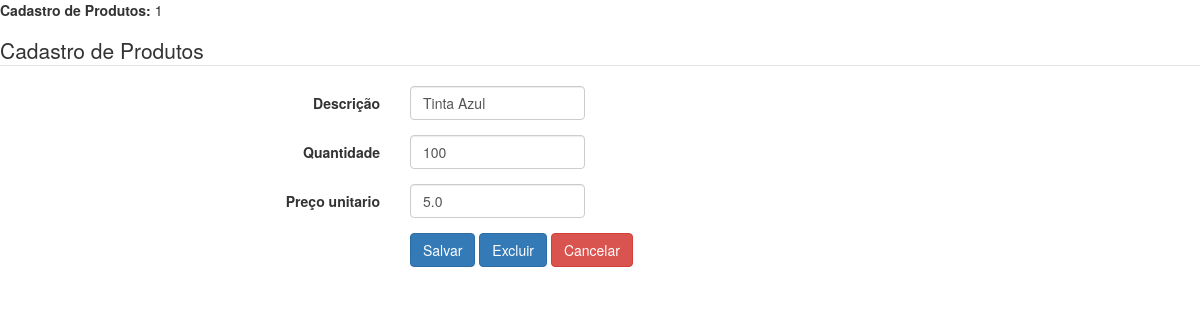
The page /produto/1/ on the database as committed earlier.
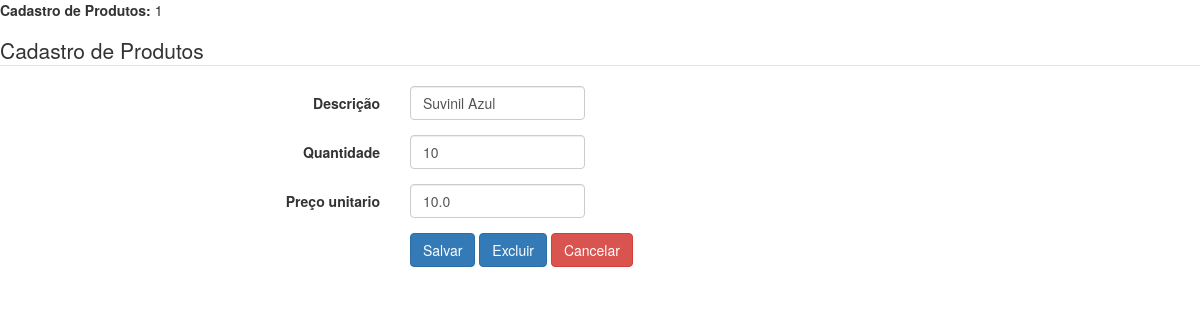
The same page on the database as committed later.
### tables this page shows
CREATE TABLE produto (
    id_produto INTEGER PRIMARY KEY AUTOINCREMENT,
    descricao VARCHAR(50) NOT NULL,
    quantidade INTEGER,
    preco_unitario REAl NOT NULL
);

### clientes.py (the view)
@app.route("/produto/<int:id_produto>/", methods = ["GET"])
def form_alterar_produto_api(id_produto):
    produto = consultar_produto(id_produto)
    if produto == None:
        return render_template("menu.html", mensagem = f"Esse produto não existe."), 404
    return render_template("form_produto.html", id_produto = id_produto, descricao = produto['descricao'], quantidade = produto['quantidade'], preco_unitario = produto['preco_unitario'])

### clientes.py (called while the page is built)
def row_to_dict(description, row):
    if row == None:
        return None
    d = {}
    for i in range(0, len(row)):
        d[description[i][0]] = row[i]
    return d

def conectar():
    return sqlite3.connect('clientes.db')

def consultar_produto(id_produto):
    with closing(conectar()) as con, closing(con.cursor()) as cur:
        cur.execute("SELECT id_produto, descricao, quantidade, preco_unitario FROM produto WHERE id_produto = ?", (id_produto, ))
        return row_to_dict(cur.description, cur.fetchone())

### templates/form_produto.html (shortened to what this page needs)
<!DOCTYPE html>
<html>
<head>
    <link href="//maxcdn.bootstrapcdn.com/bootstrap/3.3.0/css/bootstrap.min.css" rel="stylesheet" id="bootstrap-css">
</head>
<body>
    <form class="form-horizontal" action="/produto/{{id_produto}}/" method="POST" id="form_principal">
        {% if id_produto != 'novo'%}
        <p>
            <label>Cadastro de Produtos:</label> {{id_produto}}
        </p>
        {% endif %}
        <legend>Cadastro de Produtos</legend>
        <div class="form-group">
            <label class="col-md-4 control-label" for="descricao">Descrição</label>
            <div class="col-md-2">
                <input id="descricao" name="descricao" type="text" placeholder="" class="form-control input-md" value="{{descricao}}">
            </div>
        </div>
        <div class="form-group">
            <label class="col-md-4 control-label" for="quantidade">Quantidade</label>
            <div class="col-md-2">
                <input id="quantidade" name="quantidade" type="text" placeholder="" class="form-control input-md" value="{{quantidade}}">
            </div>
        </div>
        <div class="form-group">
            <label class="col-md-4 control-label" for="preco">Preço unitario</label>
            <div class="col-md-2">
                <input id="preco_unitario" name="preco_unitario" type="number" placeholder="" class="form-control input-md" value="{{preco_unitario}}">
            </div>
        </div>
        <div class="form-group">
            <label class="col-md-4 control-label" for="btnsalvar"></label>
            <div class="col-md-8">
                <button type="button" id="btnsalvar" name="btnsalvar" class="btn btn-primary" onclick="salvar()">Salvar</button>
                {% if id_produto != 'novo' %}<button type="button" id="btnexcluir" name="btnexcluir" class="btn btn-primary" onclick="javascript:excluir();">Excluir</button> {% endif %}
                <a id="btncancelar" name="btncancelar" class="btn btn-danger" href="/menu">Cancelar</a>
            </div>
        </div>
    </form>
</body>
</html>

Rows that differ between the two databases and show on the page:
changed produto: descricao "Tinta Azul" → "Suvinil Azul"; preco_unitario "5.0" → "10.0"
Other text that changed with them:
form field quantidade: "100" → "10"
